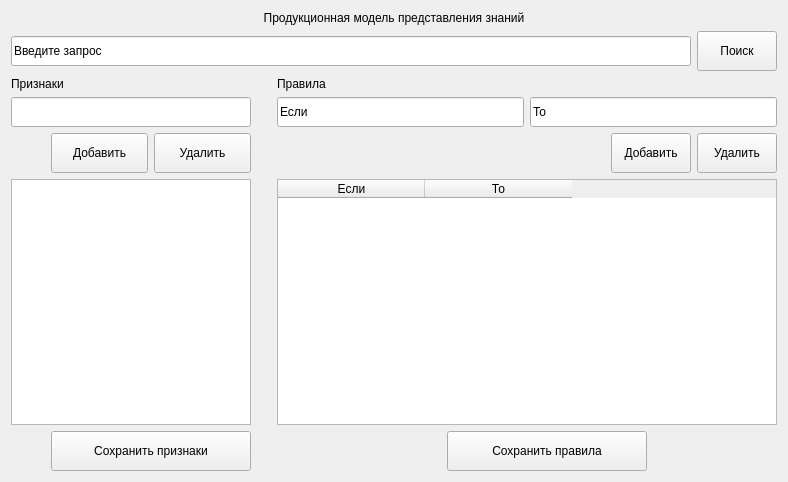
<?xml version="1.0" encoding="UTF-8"?>
<ui version="4.0">
 <class>Form</class>
 <widget class="QWidget" name="Form">
  <property name="geometry">
   <rect>
    <x>0</x>
    <y>0</y>
    <width>788</width>
    <height>482</height>
   </rect>
  </property>
  <property name="minimumSize">
   <size>
    <width>788</width>
    <height>0</height>
   </size>
  </property>
  <property name="windowTitle">
   <string>ProdApp</string>
  </property>
  <layout class="QGridLayout" name="gridLayout">
   <item row="0" column="0">
    <layout class="QVBoxLayout" name="verticalLayout">
     <item>
      <widget class="QLabel" name="name_app_label">
       <property name="text">
        <string>Продукционная модель представления знаний</string>
       </property>
       <property name="scaledContents">
        <bool>true</bool>
       </property>
       <property name="alignment">
        <set>Qt::AlignCenter</set>
       </property>
      </widget>
     </item>
     <item>
      <layout class="QHBoxLayout" name="search_layout">
       <item>
        <widget class="QLineEdit" name="search_line">
         <property name="minimumSize">
          <size>
           <width>0</width>
           <height>30</height>
          </size>
         </property>
         <property name="text">
          <string>Введите запрос</string>
         </property>
        </widget>
       </item>
       <item>
        <widget class="QPushButton" name="search_btn">
         <property name="minimumSize">
          <size>
           <width>0</width>
           <height>40</height>
          </size>
         </property>
         <property name="text">
          <string>Поиск</string>
         </property>
        </widget>
       </item>
      </layout>
     </item>
     <item>
      <layout class="QHBoxLayout" name="horizontalLayout">
       <item>
        <layout class="QVBoxLayout" name="predict_layout">
         <item>
          <widget class="QLabel" name="pred_label">
           <property name="text">
            <string>Признаки</string>
           </property>
          </widget>
         </item>
         <item>
          <widget class="QLineEdit" name="pred_line">
           <property name="minimumSize">
            <size>
             <width>80</width>
             <height>30</height>
            </size>
           </property>
           <property name="maximumSize">
            <size>
             <width>240</width>
             <height>16777215</height>
            </size>
           </property>
           <property name="text">
            <string/>
           </property>
          </widget>
         </item>
         <item>
          <layout class="QHBoxLayout" name="pred_add_delete_layout">
           <item>
            <spacer name="horizontalSpacer_3">
             <property name="orientation">
              <enum>Qt::Horizontal</enum>
             </property>
             <property name="sizeType">
              <enum>QSizePolicy::Fixed</enum>
             </property>
             <property name="sizeHint" stdset="0">
              <size>
               <width>40</width>
               <height>20</height>
              </size>
             </property>
            </spacer>
           </item>
           <item>
            <widget class="QPushButton" name="pred_add_btn">
             <property name="minimumSize">
              <size>
               <width>0</width>
               <height>40</height>
              </size>
             </property>
             <property name="maximumSize">
              <size>
               <width>100</width>
               <height>16777215</height>
              </size>
             </property>
             <property name="text">
              <string>Добавить</string>
             </property>
            </widget>
           </item>
           <item>
            <widget class="QPushButton" name="pred_delete_btn">
             <property name="minimumSize">
              <size>
               <width>0</width>
               <height>40</height>
              </size>
             </property>
             <property name="maximumSize">
              <size>
               <width>100</width>
               <height>16777215</height>
              </size>
             </property>
             <property name="text">
              <string>Удалить</string>
             </property>
            </widget>
           </item>
          </layout>
         </item>
         <item>
          <widget class="QListWidget" name="pred_list">
           <property name="maximumSize">
            <size>
             <width>240</width>
             <height>16777215</height>
            </size>
           </property>
          </widget>
         </item>
         <item>
          <layout class="QHBoxLayout" name="pred_load_save_layout">
           <item>
            <spacer name="horizontalSpacer">
             <property name="orientation">
              <enum>Qt::Horizontal</enum>
             </property>
             <property name="sizeType">
              <enum>QSizePolicy::Fixed</enum>
             </property>
             <property name="sizeHint" stdset="0">
              <size>
               <width>40</width>
               <height>20</height>
              </size>
             </property>
            </spacer>
           </item>
           <item>
            <widget class="QPushButton" name="pred_save_btn">
             <property name="minimumSize">
              <size>
               <width>0</width>
               <height>40</height>
              </size>
             </property>
             <property name="maximumSize">
              <size>
               <width>200</width>
               <height>16777215</height>
              </size>
             </property>
             <property name="text">
              <string>Сохранить признаки</string>
             </property>
            </widget>
           </item>
          </layout>
         </item>
        </layout>
       </item>
       <item>
        <spacer name="horizontalSpacer_2">
         <property name="orientation">
          <enum>Qt::Horizontal</enum>
         </property>
         <property name="sizeType">
          <enum>QSizePolicy::Minimum</enum>
         </property>
         <property name="sizeHint" stdset="0">
          <size>
           <width>20</width>
           <height>20</height>
          </size>
         </property>
        </spacer>
       </item>
       <item>
        <layout class="QVBoxLayout" name="rules_layout">
         <item>
          <widget class="QLabel" name="rules_label">
           <property name="text">
            <string>Правила</string>
           </property>
          </widget>
         </item>
         <item>
          <layout class="QHBoxLayout" name="edit_layout">
           <item>
            <widget class="QLineEdit" name="rule_if_line">
             <property name="minimumSize">
              <size>
               <width>150</width>
               <height>30</height>
              </size>
             </property>
             <property name="text">
              <string>Если</string>
             </property>
            </widget>
           </item>
           <item>
            <widget class="QLineEdit" name="rule_then_line">
             <property name="minimumSize">
              <size>
               <width>150</width>
               <height>30</height>
              </size>
             </property>
             <property name="text">
              <string>То</string>
             </property>
            </widget>
           </item>
          </layout>
         </item>
         <item>
          <layout class="QHBoxLayout" name="rule_add_delete_layout">
           <item>
            <spacer name="horizontalSpacer_4">
             <property name="orientation">
              <enum>Qt::Horizontal</enum>
             </property>
             <property name="sizeHint" stdset="0">
              <size>
               <width>40</width>
               <height>20</height>
              </size>
             </property>
            </spacer>
           </item>
           <item>
            <widget class="QPushButton" name="rule_add_btn">
             <property name="minimumSize">
              <size>
               <width>0</width>
               <height>40</height>
              </size>
             </property>
             <property name="text">
              <string>Добавить</string>
             </property>
            </widget>
           </item>
           <item>
            <widget class="QPushButton" name="rule_delete_btn">
             <property name="minimumSize">
              <size>
               <width>0</width>
               <height>40</height>
              </size>
             </property>
             <property name="text">
              <string>Удалить</string>
             </property>
            </widget>
           </item>
          </layout>
         </item>
         <item>
          <widget class="QTableWidget" name="rules_table">
           <property name="lineWidth">
            <number>1</number>
           </property>
           <property name="horizontalScrollBarPolicy">
            <enum>Qt::ScrollBarAlwaysOff</enum>
           </property>
           <property name="sizeAdjustPolicy">
            <enum>QAbstractScrollArea::AdjustToContentsOnFirstShow</enum>
           </property>
           <attribute name="horizontalHeaderVisible">
            <bool>true</bool>
           </attribute>
           <attribute name="horizontalHeaderCascadingSectionResizes">
            <bool>true</bool>
           </attribute>
           <attribute name="horizontalHeaderDefaultSectionSize">
            <number>147</number>
           </attribute>
           <attribute name="horizontalHeaderMinimumSectionSize">
            <number>93</number>
           </attribute>
           <attribute name="horizontalHeaderShowSortIndicator" stdset="0">
            <bool>true</bool>
           </attribute>
           <attribute name="horizontalHeaderStretchLastSection">
            <bool>false</bool>
           </attribute>
           <attribute name="verticalHeaderVisible">
            <bool>false</bool>
           </attribute>
           <attribute name="verticalHeaderHighlightSections">
            <bool>true</bool>
           </attribute>
           <attribute name="verticalHeaderShowSortIndicator" stdset="0">
            <bool>true</bool>
           </attribute>
           <attribute name="verticalHeaderStretchLastSection">
            <bool>false</bool>
           </attribute>
           <column>
            <property name="text">
             <string>Если</string>
            </property>
           </column>
           <column>
            <property name="text">
             <string>То</string>
            </property>
           </column>
          </widget>
         </item>
         <item>
          <layout class="QHBoxLayout" name="load_save_layout">
           <item>
            <spacer name="horizontalSpacer_5">
             <property name="orientation">
              <enum>Qt::Horizontal</enum>
             </property>
             <property name="sizeType">
              <enum>QSizePolicy::Fixed</enum>
             </property>
             <property name="sizeHint" stdset="0">
              <size>
               <width>40</width>
               <height>20</height>
              </size>
             </property>
            </spacer>
           </item>
           <item>
            <widget class="QPushButton" name="rule_save_btn">
             <property name="minimumSize">
              <size>
               <width>0</width>
               <height>40</height>
              </size>
             </property>
             <property name="maximumSize">
              <size>
               <width>200</width>
               <height>16777215</height>
              </size>
             </property>
             <property name="text">
              <string>Сохранить правила</string>
             </property>
            </widget>
           </item>
          </layout>
         </item>
        </layout>
       </item>
      </layout>
     </item>
    </layout>
   </item>
  </layout>
 </widget>
 <resources/>
 <connections/>
</ui>
